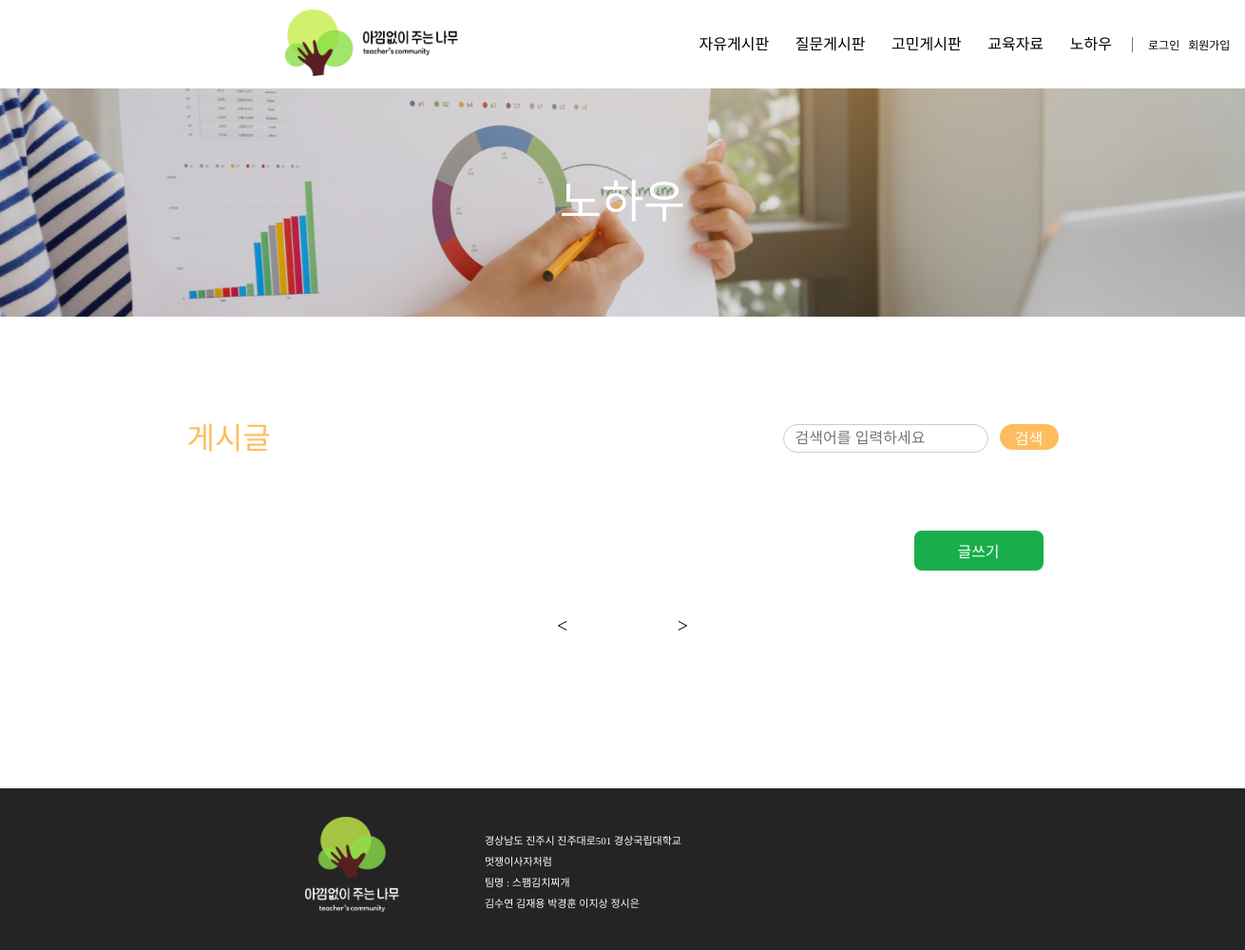
Page /know-how_board/ on the earlier database version.
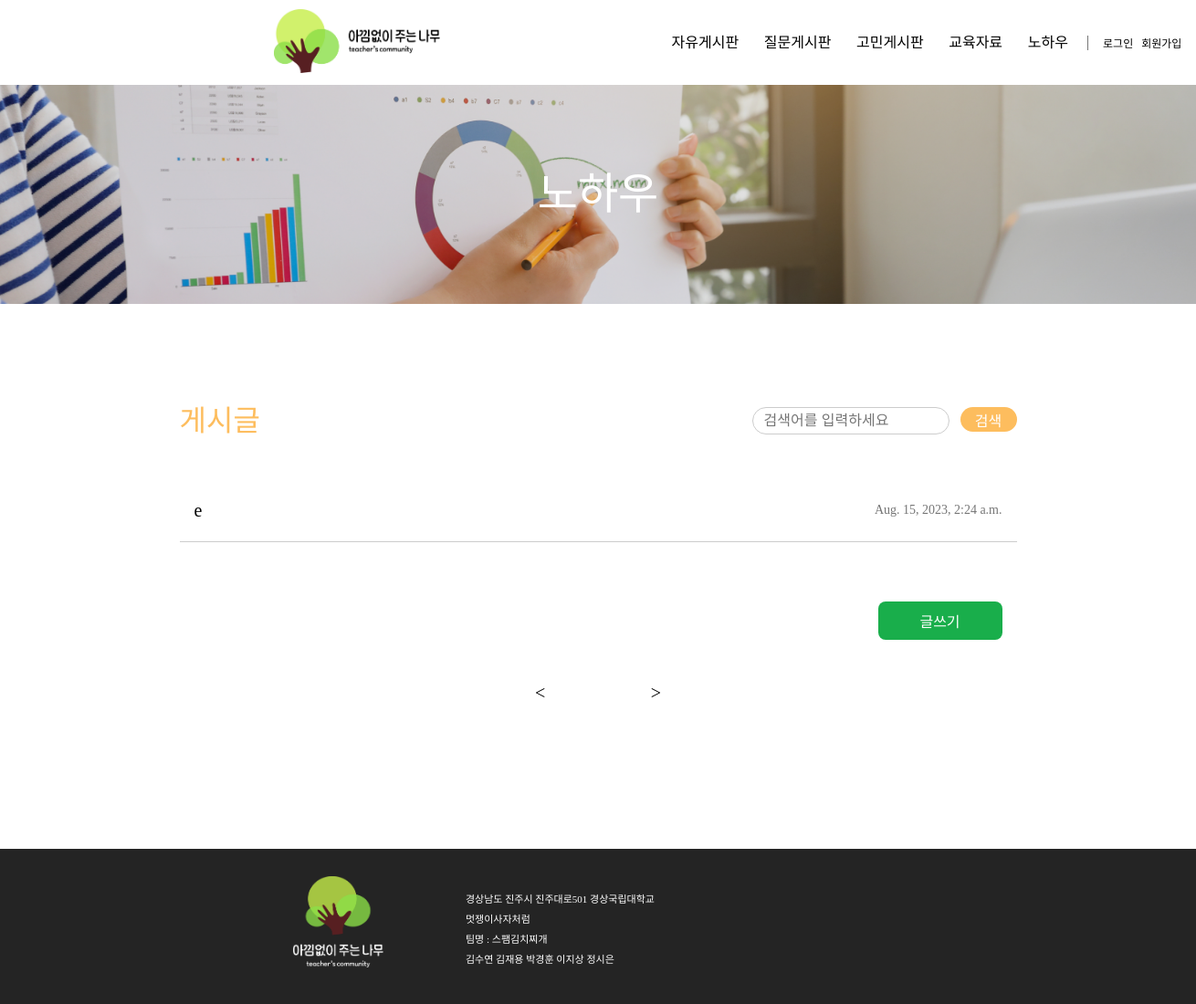
Same page on the later database version.
### teacher_community/models.py (models this page shows, shortened)
class Post(models.Model):
    author = models.ForeignKey(Teacher, related_name='post_author', on_delete=models.CASCADE)
    title = models.CharField(max_length=255)
    content = models.TextField()
    created_at = models.DateTimeField(auto_now_add=True)
    updated_at = models.DateTimeField(auto_now=True)
    views = models.PositiveIntegerField(default=0)  # 조회수 필드 추가
    category = models.CharField(max_length=10)
    class Meta:
        ordering = ['-created_at']  # 최신 글이 먼저 오도록 정렬

### teacher_community/views.py (the view)
# urls.py: path('know-how_board/', views.know_how_board, name='know-how_board'),
def know_how_board(request):
    posts = Post.objects.filter(category='노하우')
    return render(request, 'know-how_board.html', {'posts': posts})

### templates/know-how_board.html (shortened to what this page needs)
{% extends 'nav_footer.html' %}
{% load static %}
{% block content %}
<!DOCTYPE html>
<html lang="ko">
<head>
  <link rel="stylesheet" href="{% static 'css/know-how_board.css' %}">
</head>
<body>
  <div class="wrapper">
    <div class="backgroundTitle"><span>노하우</span></div>
    <div class="main">
      <div class="upMain">
        <div class="postName">게시글</div>
        <div class="search">
          <form action="{% url 'know-how_search' %}" method="GET">
            <div class="searchwrapper">
              <div class="searchBox">
                <input type="text" class="textBox" name="q" placeholder="검색어를 입력하세요">
              </div>
              <button type="submit" class="searchButton">
                <div class="searchButtonText">검색</div>
              </button>
            </div>
          </form>
        </div>
      </div>
      <div class="midMain">
        {% for post in posts %}
          <a href="{% url 'detail' post.id %}" class="post">
            <div class="postTitle">{{ post.title }}</div>
            <div class="postTime">{{ post.created_at }}</div>
          </a>
        {% endfor %}
      </div>
      <div class="downMain">
        <div class="writeWrapper">
          <button class="write_btn"><a href="{% url 'know-how_write' %}">글쓰기</a></button>
        </div>
        <div class="numberWrapper">
          <a href="" class="before">&lt;</a>
          <a href="" class="after">&gt;</a>
        </div>
      </div>
    </div>
  </div>
</body>
</html>
{% endblock %}

Differences in the rows shown:
added Post: title "e", created_at "Aug. 15, 2023, 2:24 a.m."
